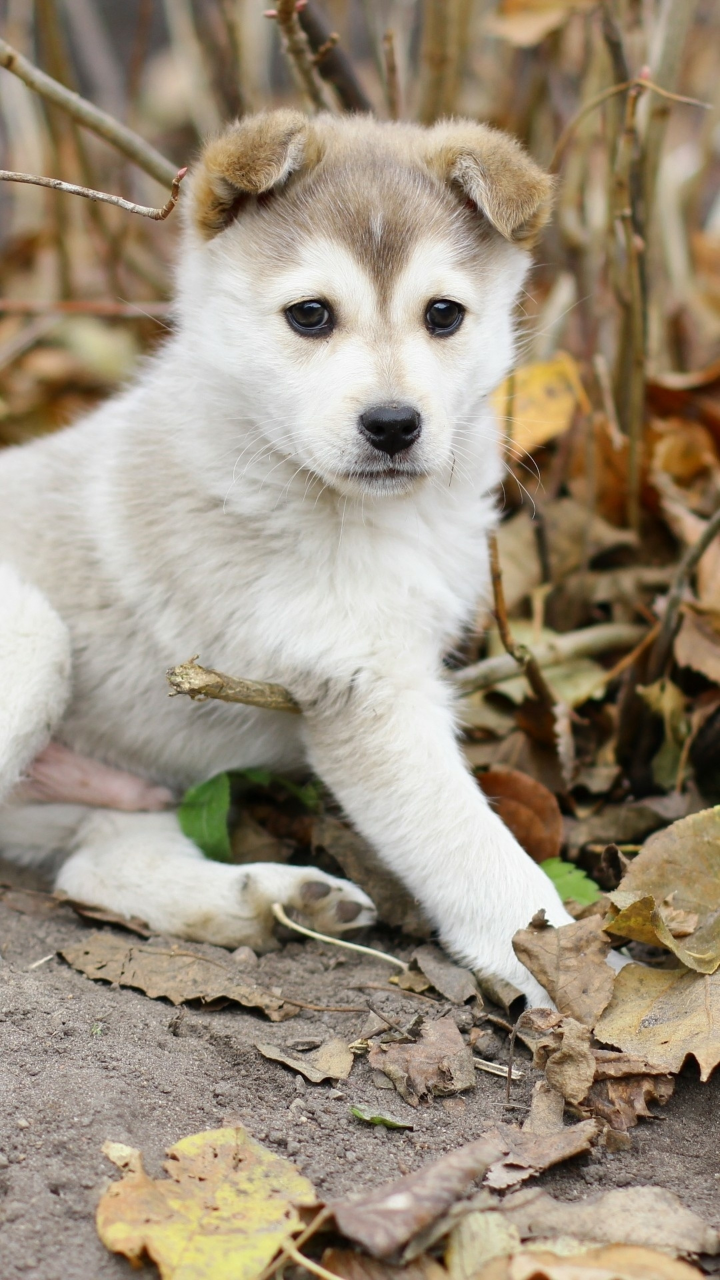
#> input picture Computer_Vision/Recource/picture1.jpg, 2160 x 3840 px, found by its file name (shown at 1/3 size)
$ python 14_joining_images.py
#> lines starting #> are read from the running program, lines starting #| are printed output that depends on the picture
import numpy as np
import cv2 as cv


img= cv.imread("G:\Open_cv\Computer_Vision\Recource\picture1.jpg")
#> img is the input picture: shape (3840, 2160, 3); mean B, G, R 126, 144.8, 157.8
img=cv.resize(img,(480,720))
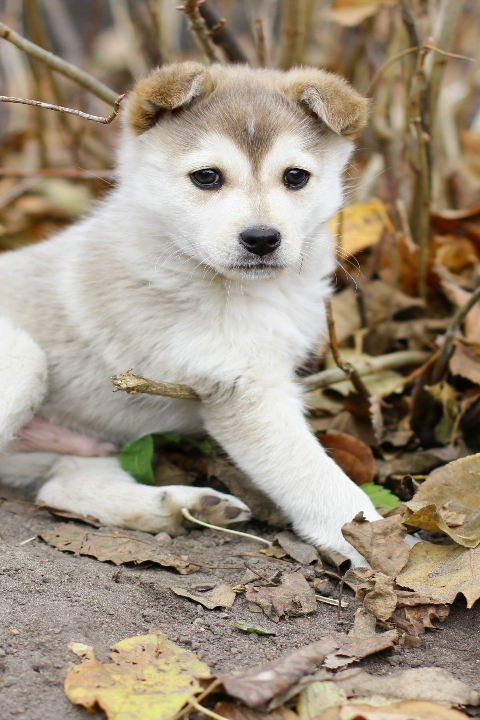
#> img: shape (720, 480, 3); mean B, G, R 125.9, 144.7, 157.7
img1=cv.imread("G:\Open_cv\Computer_Vision\Recource\picture1.jpg")
img1=cv.resize(img,(480,720))

# stack

hor=np.hstack((img,img1))
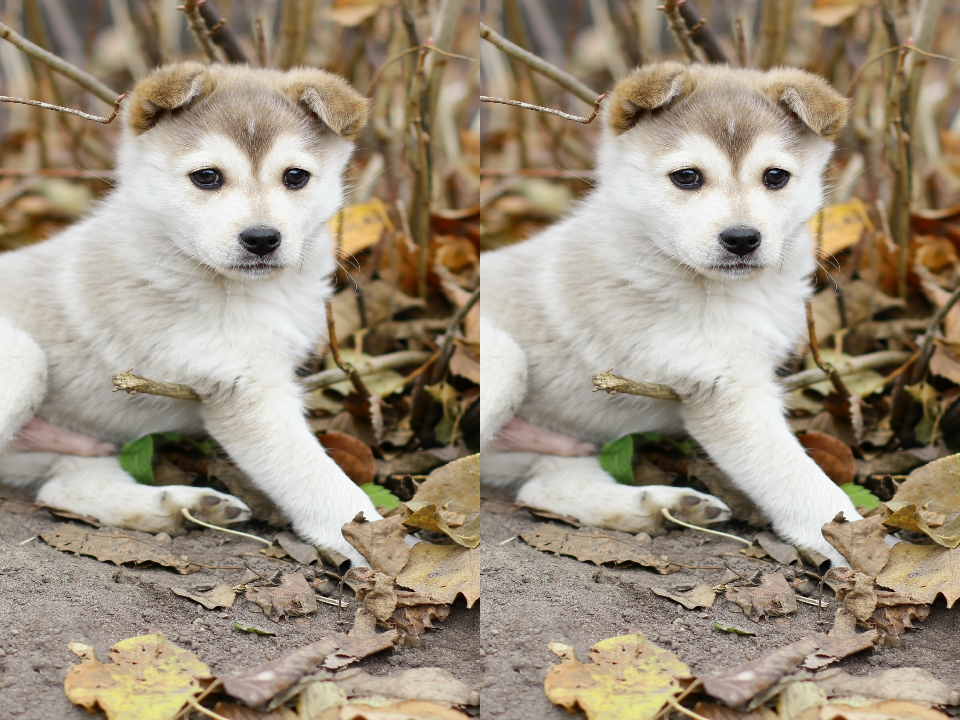
#> hor: shape (720, 960, 3); mean B, G, R 125.9, 144.7, 157.7
v_stack = np.vstack((img1,img))
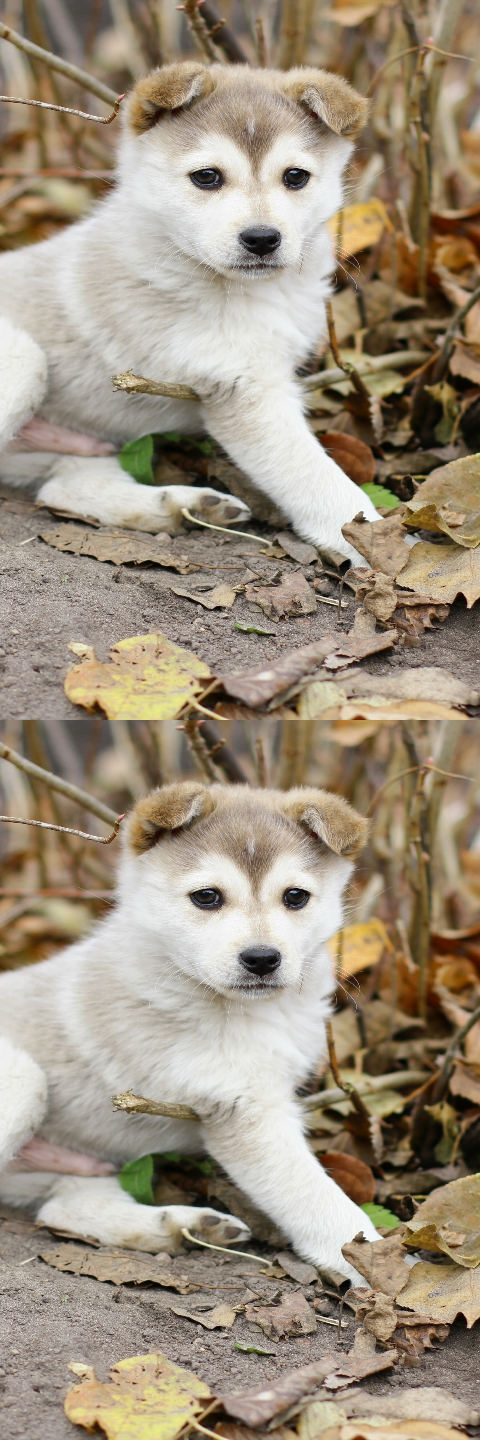
#> v_stack: shape (1440, 480, 3); mean B, G, R 125.9, 144.7, 157.7
v_stack = cv.resize(v_stack,(480,720))
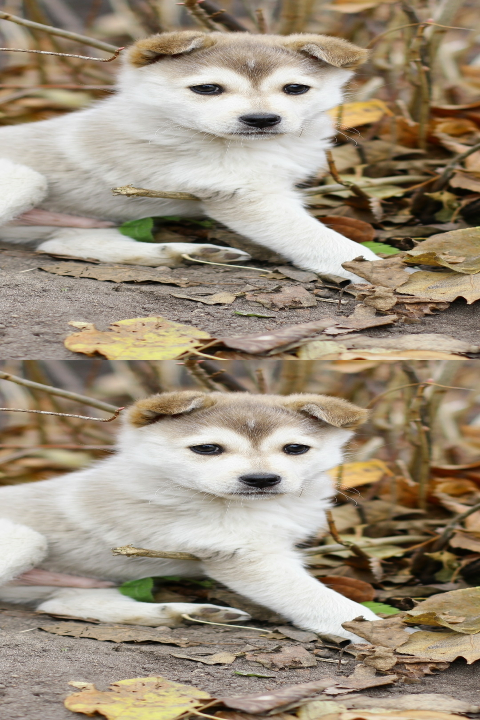
#> v_stack: shape (720, 480, 3); mean B, G, R 126.2, 145, 158

#cv.imshow("Frame1",img)
cv.imshow("frame1",hor)

cv.imshow("frame2",v_stack)
cv.waitKey(0)
cv.destroyAllWindows()

$ run again, with Computer_Vision/Recource/picture2.jpg copied over Computer_Vision/Recource/picture1.jpg
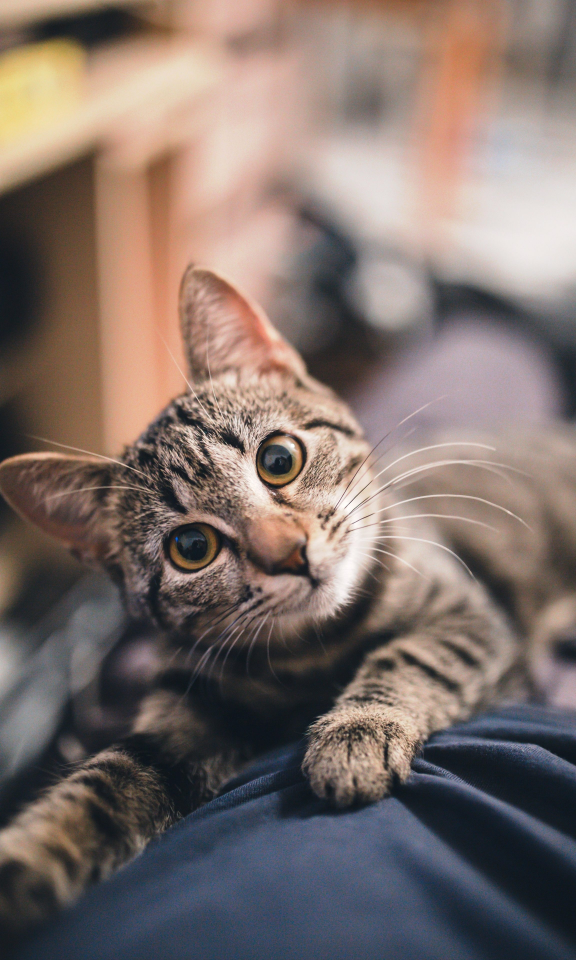
#> input picture Computer_Vision/Recource/picture2.jpg, 2304 x 3840 px, found by its file name (shown at 1/4 size)
#> img is the input picture: shape (3840, 2304, 3); mean B, G, R 106.7, 112.1, 126.6
#> img: shape (720, 480, 3)
#> `hor=np.hstack((img,img1))`:
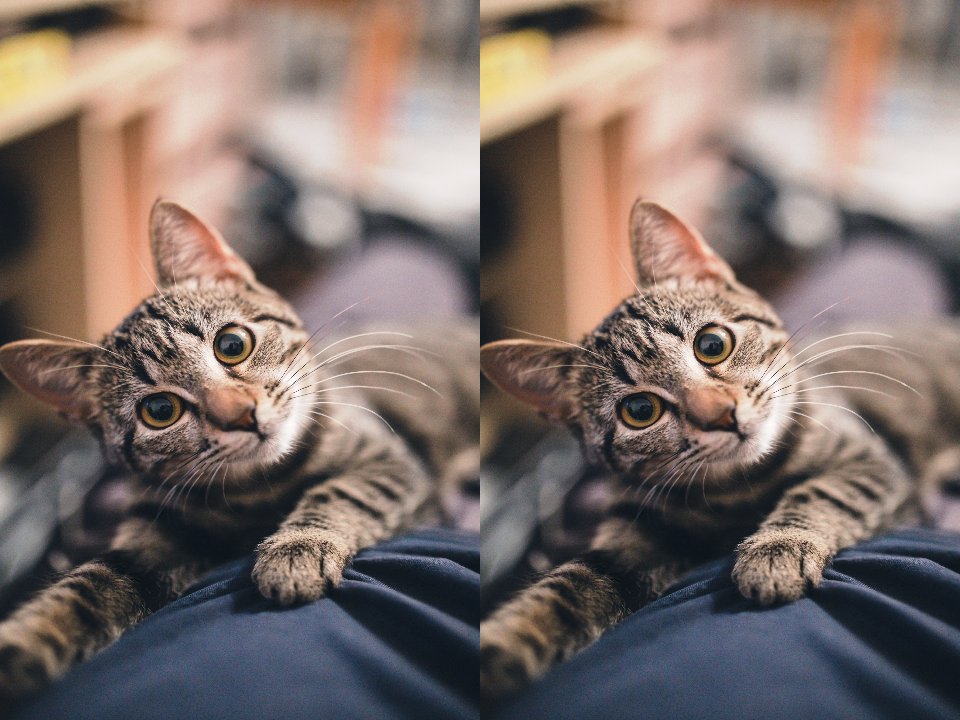
#> hor: shape (720, 960, 3); mean B, G, R 106.6, 112, 126.5
#> `v_stack = cv.resize(v_stack,(480,720))`:
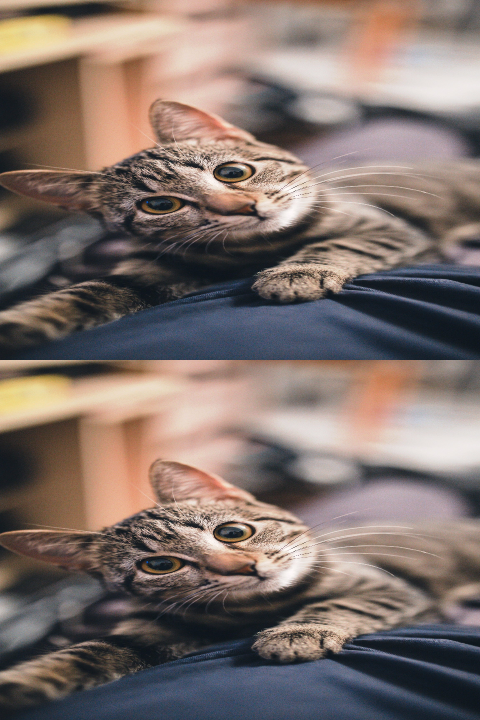
#> v_stack: shape (720, 480, 3); mean B, G, R 106.8, 112.3, 126.8
